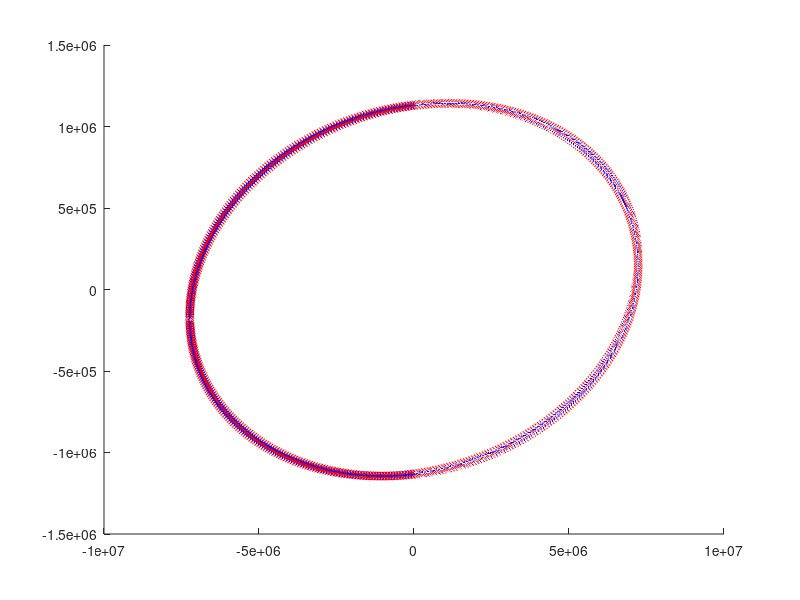

This chart was generated by the following MATLAB code:
function script()
	close all
	mat = load('./data/result.txt');
	exact = load('./data/result_exact.txt')

	figure
	hold on
	for i = 1 : length(mat)
		plot3(mat(i,1),mat(i,2),mat(i,3),'b+')
		plot3(exact(i,1),exact(i,2),exact(i,3),'rx')
	end
	hold off

	norm( mat(end,:) - exact(end,:) )
       whos	
